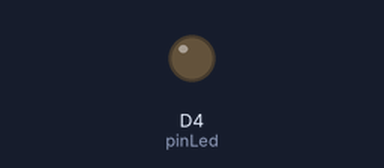
Simulated run of this sketch. Board: ESP8266 (NodeMCU). On the bench: output pins drawn as LEDs (lit = HIGH). WiFi joins after 1.5 s; servers stay silent unless stated; what the sketch prints to the serial monitor is not drawn.

Above: at 0.1 s.
At 1.5 s:
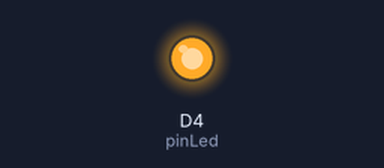
Timing chart, 0 to 3.0 s (numbered marks = the images above):
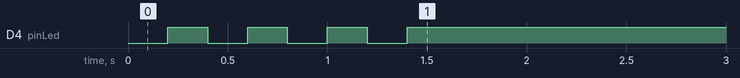

The sketch:

conexWifi.ino
```cpp
#include <ESP8266WiFi.h>
#include <DNSServer.h>
#include <ESP8266WebServer.h >
#include <WiFiManager.h>
#include <Ticker.h>

// Instancia a la clase Ticker
Ticker ticker;

// Pin LED azul
byte pinLed = D4;

void parpadeoLed(){
  // Cambiar de estado el LED
  byte estado = digitalRead(pinLed);
  digitalWrite(pinLed, !estado);
}

void setup()
{
  Serial.begin(115200);

  // Modo del pin
  pinMode(pinLed, OUTPUT);

  // Empezamos el temporizador que hará parpadear el LED
  ticker.attach(0.2, parpadeoLed);

  // Creamos una instancia de la clase WiFiManager
  WiFiManager wifiManager;

  // Descomentar para resetear configuración
  wifiManager.resetSettings();

  // Cremos AP y portal cautivo y comprobamos si
  // se establece la conexión
  if(!wifiManager.autoConnect("ESP8266Temp")){
    Serial.println("Fallo en la conexión (timeout)");
    ESP.reset();
    delay(1000);
  }

  Serial.println("Ya estás conectado");

  // Eliminamos el temporizador
  ticker.detach();

  // Apagamos el LED
  digitalWrite(pinLed, HIGH);
}

void loop() {}
```
